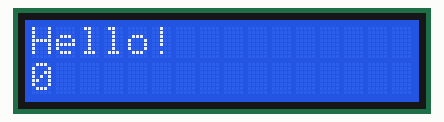
Simulated run of this sketch. Board: Arduino Uno, built with avr-gcc and run on an emulated ATmega328P. Shown: 16×2 character LCD.

Above: at 0.1 s.
At 4.1 s:
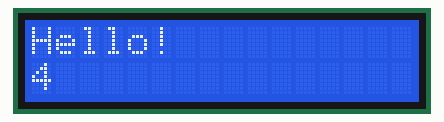
At 9.1 s:
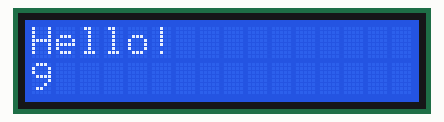
At 19.1 s:
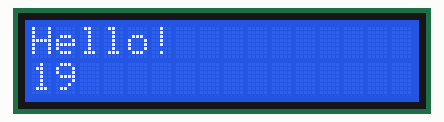
At 29.1 s:
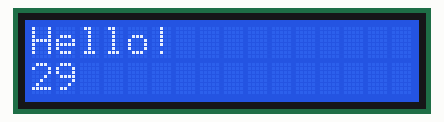
At 39.1 s:
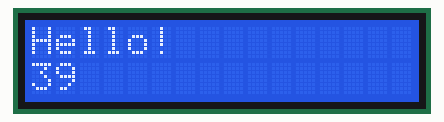

Measured:
- what the display in image 1 shows lasts 1.0 s, from 4.0 s to 5.0 s

The sketch:

LCD_Print.ino
```cpp
#include <LiquidCrystal.h>

const int RSPin = 12;
const int EPin = 11;
const int D4Pin = 5;
const int D5Pin = 4;
const int D6Pin = 3;
const int D7Pin = 2;

LiquidCrystal lcd(RSPin, EPin, D4Pin, D5Pin, D6Pin, D7Pin);


void setup() {
  lcd.begin(16, 2);
  lcd.print("Hello!");
}

void loop() {
  lcd.setCursor(0, 1);
  lcd.print(millis()/1000);
}
```
